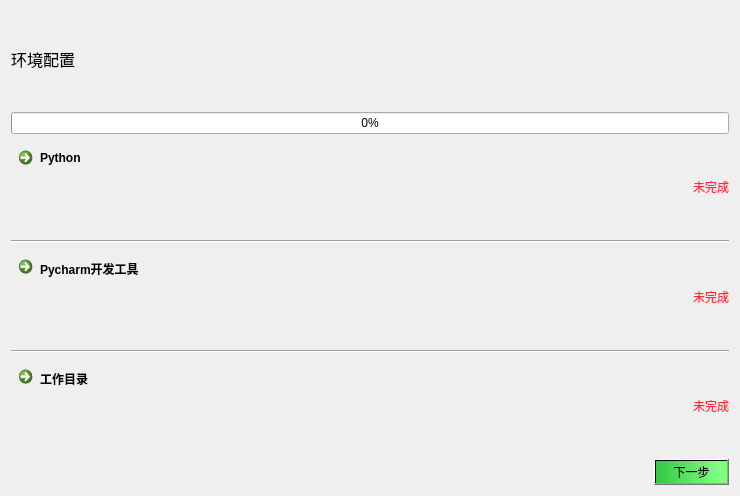
<?xml version="1.0" encoding="UTF-8"?>
<ui version="4.0">
 <class>Frame</class>
 <widget class="QFrame" name="Frame">
  <property name="geometry">
   <rect>
    <x>0</x>
    <y>0</y>
    <width>740</width>
    <height>496</height>
   </rect>
  </property>
  <property name="windowTitle">
   <string>AirClick</string>
  </property>
  <property name="windowIcon">
   <iconset>
    <normaloff>../img/ico_setting.png</normaloff>../img/ico_setting.png</iconset>
  </property>
  <layout class="QVBoxLayout" name="verticalLayout">
   <item>
    <widget class="QLabel" name="label_4">
     <property name="font">
      <font>
       <family>微软雅黑 Light</family>
       <pointsize>12</pointsize>
      </font>
     </property>
     <property name="text">
      <string>环境配置</string>
     </property>
    </widget>
   </item>
   <item>
    <widget class="QProgressBar" name="pb_step">
     <property name="value">
      <number>0</number>
     </property>
     <property name="textDirection">
      <enum>QProgressBar::TopToBottom</enum>
     </property>
    </widget>
   </item>
   <item>
    <layout class="QHBoxLayout" name="horizontalLayout">
     <item>
      <widget class="QCommandLinkButton" name="commandLinkButton">
       <property name="font">
        <font>
         <family>Segoe UI</family>
        </font>
       </property>
       <property name="text">
        <string>Python</string>
       </property>
       <property name="icon">
        <iconset>
         <normaloff>../img/ico_python.png</normaloff>../img/ico_python.png</iconset>
       </property>
      </widget>
     </item>
     <item>
      <spacer name="horizontalSpacer">
       <property name="orientation">
        <enum>Qt::Horizontal</enum>
       </property>
       <property name="sizeHint" stdset="0">
        <size>
         <width>40</width>
         <height>20</height>
        </size>
       </property>
      </spacer>
     </item>
     <item>
      <widget class="QLabel" name="lb_step_1">
       <property name="styleSheet">
        <string notr="true">color:rgb(255, 42, 56)</string>
       </property>
       <property name="text">
        <string>未完成</string>
       </property>
       <property name="alignment">
        <set>Qt::AlignLeading|Qt::AlignLeft|Qt::AlignVCenter</set>
       </property>
       <property name="wordWrap">
        <bool>false</bool>
       </property>
       <property name="indent">
        <number>0</number>
       </property>
       <property name="openExternalLinks">
        <bool>false</bool>
       </property>
      </widget>
     </item>
    </layout>
   </item>
   <item>
    <widget class="Line" name="line">
     <property name="orientation">
      <enum>Qt::Horizontal</enum>
     </property>
    </widget>
   </item>
   <item>
    <layout class="QHBoxLayout" name="horizontalLayout_2">
     <item>
      <widget class="QCommandLinkButton" name="commandLinkButton_2">
       <property name="font">
        <font>
         <family>Segoe UI</family>
        </font>
       </property>
       <property name="text">
        <string>Pycharm开发工具</string>
       </property>
       <property name="icon">
        <iconset>
         <normaloff>../img/ico_pycharm.png</normaloff>../img/ico_pycharm.png</iconset>
       </property>
      </widget>
     </item>
     <item>
      <spacer name="horizontalSpacer_2">
       <property name="orientation">
        <enum>Qt::Horizontal</enum>
       </property>
       <property name="sizeHint" stdset="0">
        <size>
         <width>40</width>
         <height>20</height>
        </size>
       </property>
      </spacer>
     </item>
     <item>
      <widget class="QLabel" name="lb_step_2">
       <property name="styleSheet">
        <string notr="true">color:rgb(255, 42, 56)</string>
       </property>
       <property name="text">
        <string>未完成</string>
       </property>
       <property name="alignment">
        <set>Qt::AlignLeading|Qt::AlignLeft|Qt::AlignVCenter</set>
       </property>
       <property name="wordWrap">
        <bool>false</bool>
       </property>
       <property name="indent">
        <number>0</number>
       </property>
       <property name="openExternalLinks">
        <bool>false</bool>
       </property>
      </widget>
     </item>
    </layout>
   </item>
   <item>
    <widget class="Line" name="line_2">
     <property name="orientation">
      <enum>Qt::Horizontal</enum>
     </property>
    </widget>
   </item>
   <item>
    <layout class="QHBoxLayout" name="horizontalLayout_3">
     <item>
      <widget class="QCommandLinkButton" name="commandLinkButton_3">
       <property name="font">
        <font>
         <family>Segoe UI</family>
        </font>
       </property>
       <property name="text">
        <string>工作目录</string>
       </property>
       <property name="icon">
        <iconset>
         <normaloff>../img/ico_floder.png</normaloff>../img/ico_floder.png</iconset>
       </property>
      </widget>
     </item>
     <item>
      <spacer name="horizontalSpacer_3">
       <property name="orientation">
        <enum>Qt::Horizontal</enum>
       </property>
       <property name="sizeHint" stdset="0">
        <size>
         <width>40</width>
         <height>20</height>
        </size>
       </property>
      </spacer>
     </item>
     <item>
      <widget class="QLabel" name="lb_step_3">
       <property name="styleSheet">
        <string notr="true">color:rgb(255, 42, 56)</string>
       </property>
       <property name="text">
        <string>未完成</string>
       </property>
       <property name="alignment">
        <set>Qt::AlignLeading|Qt::AlignLeft|Qt::AlignVCenter</set>
       </property>
       <property name="wordWrap">
        <bool>false</bool>
       </property>
       <property name="indent">
        <number>0</number>
       </property>
       <property name="openExternalLinks">
        <bool>false</bool>
       </property>
      </widget>
     </item>
    </layout>
   </item>
   <item>
    <layout class="QHBoxLayout" name="horizontalLayout_4" stretch="2,0">
     <item>
      <widget class="QLabel" name="label_3">
       <property name="font">
        <font>
         <family>微软雅黑 Light</family>
         <pointsize>10</pointsize>
        </font>
       </property>
       <property name="text">
        <string/>
       </property>
       <property name="alignment">
        <set>Qt::AlignCenter</set>
       </property>
      </widget>
     </item>
     <item>
      <widget class="QPushButton" name="btn_step_next">
       <property name="styleSheet">
        <string notr="true">background-color:qlineargradient(spread:pad, x1:0, y1:0, x2:1, y2:0, stop:0 rgba(0, 187, 22, 198), stop:0.892045 rgba(130, 255, 130, 255))</string>
       </property>
       <property name="text">
        <string>下一步</string>
       </property>
      </widget>
     </item>
    </layout>
   </item>
  </layout>
 </widget>
 <resources/>
 <connections/>
</ui>
